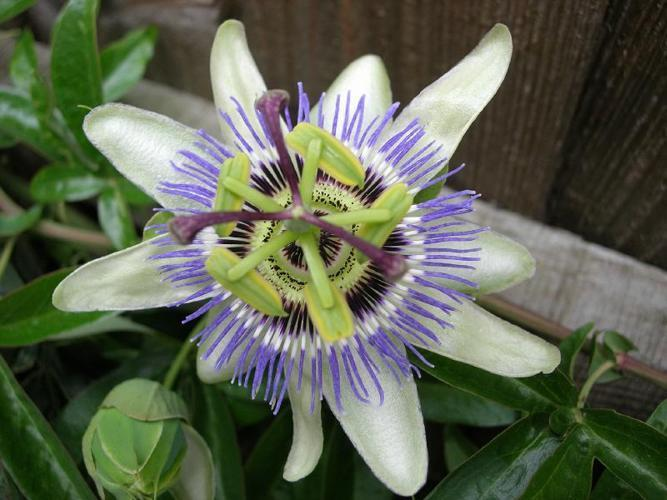
#> input picture images/image_00140.jpg, 667 x 500 px, given in place of image_02916.jpg, which was not available
$ jupyter execute --allow-errors prova_features.ipynb   (text cells are left out)
#> lines starting #> are read from the running program, lines starting #| are printed output that depends on the picture; pictures that were not available may be replaced by others from this repository, and a replacement may not be noted
[cell 1]
import math
from sklearn.neighbors import KNeighborsClassifier
import keras
from sklearn.metrics import classification_report, confusion_matrix
from sklearn.neighbors import KDTree
import pickle
from sklearn.svm import SVC
from sklearn.model_selection import train_test_split, GridSearchCV

[cell 2]
import cv2
import numpy as np
from matplotlib import pyplot as plt
import operator

def get_colors (image_path):
#> called with image_path = 'mask_train/image_02916.jpg'
    img = cv2.imread(image_path)
#> img is the input picture: shape (500, 667, 3); mean B, G, R 80.7, 99.9, 93
    _, img = cv2.threshold(img, 150, 255, cv2.THRESH_BINARY)
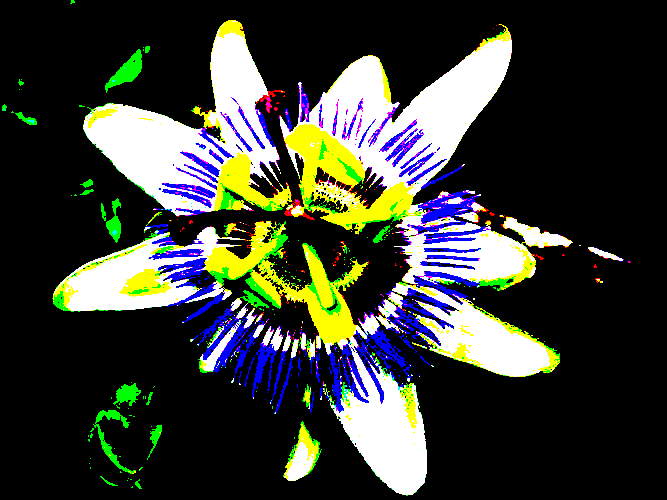
#> img: shape (500, 667, 3); mean B, G, R 53, 61.1, 57.9

    color = ('b','g','r')
    qtdBlue = 0
    qtdGreen = 0
    qtdRed = 0
    totalPixels = 0

    for channel,col in enumerate(color):
        histr = cv2.calcHist([img],[channel],None,[256],[1,256])
        totalPixels+=sum(histr)
        if channel==0:
            qtdBlue = sum(histr)
        elif channel==1:
            qtdGreen = sum(histr)
        elif channel==2:
            qtdRed = sum(histr)
#> this loop made 3 passes
#> (totalPixels, qtdBlue) on pass 1: ([69336], [69336])
#> (totalPixels, qtdGreen) on pass 2: ([149223], [79887])

    qtdBlue = (qtdBlue/totalPixels)*100
#> qtdBlue = [30.83]
    qtdGreen = (qtdGreen/totalPixels)*100
#> qtdGreen = [35.52]
    qtdRed = (qtdRed/totalPixels)*100
#> qtdRed = [33.64]

    if math.isnan(qtdBlue) == True :
        qtdBlue = np.zeros(1)
    if math.isnan(qtdGreen) == True :
        qtdGreen = np.zeros(1)
    if math.isnan(qtdRed) == True :
        qtdRed = np.zeros(1)

    colors = np.asarray([qtdBlue[0], qtdGreen[0], qtdRed[0]])
#> colors = [30.83, 35.52, 33.64]
    #colors = np.expand_dims(colors, axis = 0)
    return colors

[cell 3]
get_colors('mask_train/image_02916.jpg')

[cell 4]
import cv2

[cell 5]
import cv2
print(cv2.__version__)

[cell 6]
# [22 lines left out: function extract_keypoins, not called in this run]

[cell 7]
# [24 lines left out: function extract_keypoins_edges, not called in this run]

[cell 8]
import os
import numpy as np
from keras.preprocessing import image as kimage
from tensorflow.keras.applications import mobilenet_v2
from tensorflow.keras.applications import vgg16
from tensorflow.keras.applications.vgg16 import VGG16
from tensorflow.keras.models import Model

#> (a cell that did not finish here is left out)

#> (a cell that did not finish here is left out)

#> (a cell that did not finish here is left out)

#> (a cell that did not finish here is left out)

#> (a cell that did not finish here is left out)

[cell 14]
# [8 lines left out: function neural_features, not called in this run]

[cell 15]
# [12 lines left out: function combo_colors_kps_neural, not called in this run]

[cell 16]
# [7 lines left out: function combo_colors_kps, not called in this run]

[cell 17]
# [7 lines left out: function combo_colors_neural, not called in this run]

[cell 18]
# Debug variable to limit the number of loaded images
#maximages = 1022

# Dummy feature
def identity(image):
    return kimage.img_to_array(img).flatten()

# Data loader
def load_data(folder, feature_extractor=identity, maximages = 'default' ):
    if maximages == 'default':
        maximages = len(os.listdir(folder))+1

    base_path = folder

    features = []

    for index, image in enumerate(sorted(os.listdir(base_path))):
        print ('image', index)
        if index < maximages:
            image_path = base_path+image
            # Load file and extract features
            cur_features = feature_extractor(image_path)
            cur_features = cur_features.flatten()
            features.append(cur_features)

    #features = np.array(features)
    return features

#> (a cell that did not finish here is left out)

[cell 20]
import pickle
#> (the rest of this cell did not finish here and is left out)

[cell 21]
num_classes = 102
#> num_classes = 102
#> (the rest of this cell did not finish here and is left out)

#> (a cell that did not finish here is left out)


$ run again, on images/image_05208.jpg
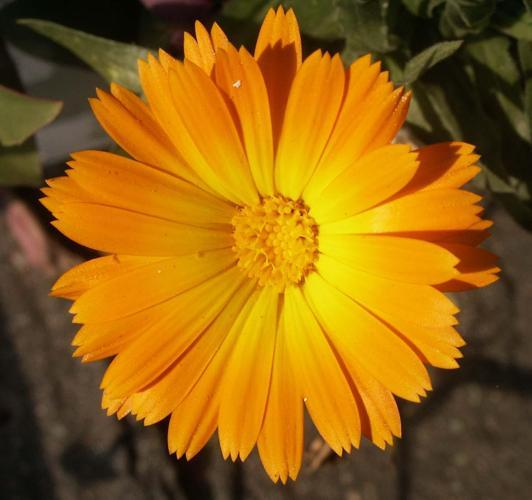
#> input picture images/image_05208.jpg, 532 x 500 px, given in place of image_02916.jpg, which was not available
#> in get_colors, img is the input picture: shape (500, 532, 3); mean B, G, R 17.2, 98.5, 146.7
#> in get_colors, `_, img = cv2.threshold(img, 150, 255, cv2.THRESH_BINARY)`:
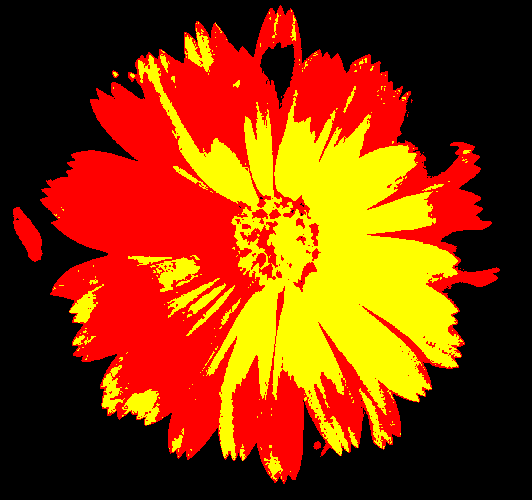
#> img: shape (500, 532, 3); mean B, G, R 0, 54, 132.6
#> the loop in get_colors, `for channel,col in enumerate(color):` made 3 passes
#> (totalPixels, qtdBlue) on pass 1: ([0], [0])
#> in get_colors, `qtdGreen = (qtdGreen/totalPixels)*100`: qtdGreen = [28.95]
#> in get_colors, `qtdRed = (qtdRed/totalPixels)*100`: qtdRed = [71.05]
#> colors = [0, 28.95, 71.05]
#> num_classes = 102

$ run again, on images/image_05238.jpg
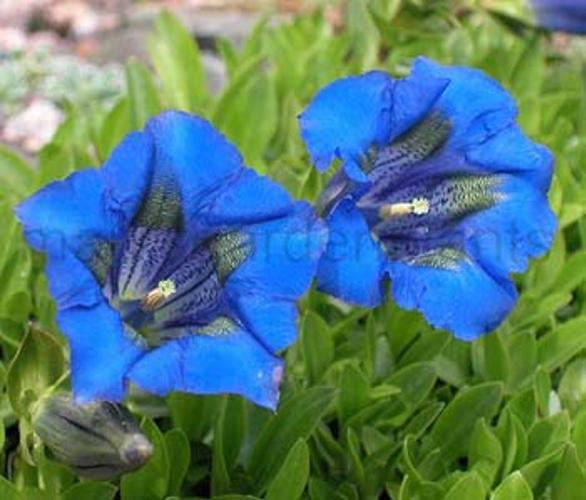
#> input picture images/image_05238.jpg, 586 x 500 px, given in place of image_02916.jpg, which was not available
#> in get_colors, img is the input picture: shape (500, 586, 3); mean B, G, R 119.7, 124, 85.9
#> in get_colors, `_, img = cv2.threshold(img, 150, 255, cv2.THRESH_BINARY)`:
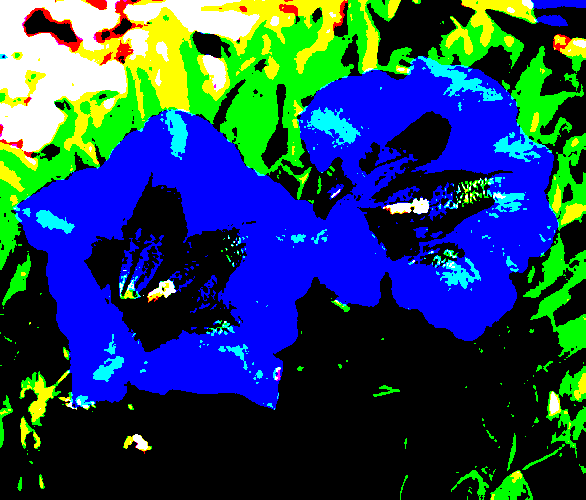
#> img: shape (500, 586, 3); mean B, G, R 93.4, 65.6, 31
#> the loop in get_colors, `for channel,col in enumerate(color):` made 3 passes
#> (totalPixels, qtdBlue) on pass 1: ([107283], [107283])
#> in get_colors, `qtdBlue = (qtdBlue/totalPixels)*100`: qtdBlue = [49.14]
#> in get_colors, `qtdGreen = (qtdGreen/totalPixels)*100`: qtdGreen = [34.54]
#> in get_colors, `qtdRed = (qtdRed/totalPixels)*100`: qtdRed = [16.32]
#> colors = [49.14, 34.54, 16.32]
#> num_classes = 102
